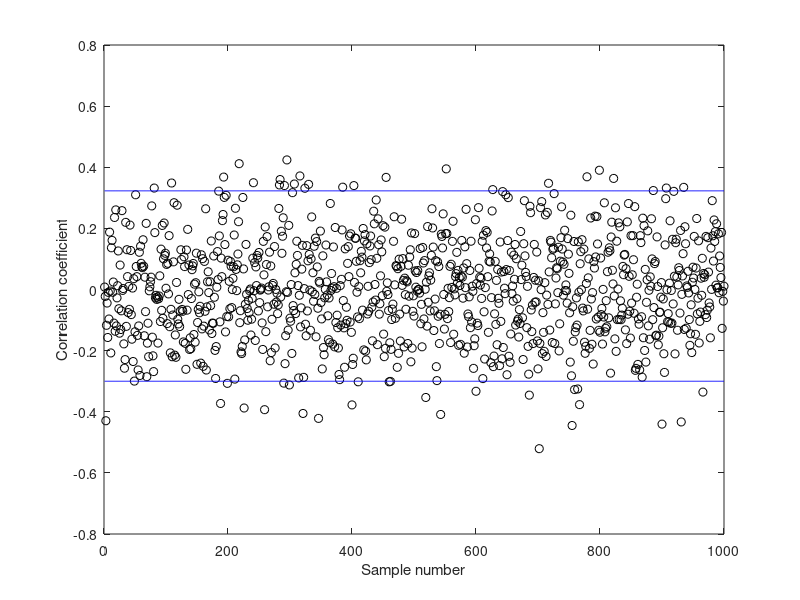

Write MATLAB code to recreate this figure.
%simzerocorr.m
%5.3.23

clc;
clear variables;

rng(3000,'twister'); 
k=1000; %number of samples
n=40;  %size of each sample

corrval=zeros(k,1); % an array to store the correlation coefficient
for i=1:k
    
    x=randn(n,1); %set up x variable
    y=randn(n,1); %set up y variable
    
    corrval(i)=corr(x,y); %record correlation
    
end

figure;
plot(linspace(1,k,k)',corrval,'ok');
xlabel('Sample number');
ylabel('Correlation coefficient');
hold on;

%work out percentiles for plotting
alpha=5; %type 1 error rate as a percentage
upperline=prctile(corrval, (100-alpha/2)).*ones(k,1);
lowerline=prctile(corrval, alpha/2).*ones(k,1);
plot(linspace(1,k,k)',upperline,'-b');
plot(linspace(1,k,k)',lowerline,'-b');
